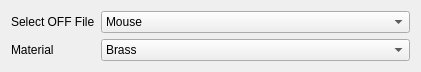
    <widget class="QWidget" name="layoutWidget">
     <property name="geometry">
      <rect>
       <x>10</x>
       <y>10</y>
       <width>421</width>
       <height>51</height>
      </rect>
     </property>
     <layout class="QFormLayout" name="formLayout_3">
      <item row="0" column="0">
       <widget class="QLabel" name="label_12">
        <property name="text">
         <string>Select OFF File</string>
        </property>
       </widget>
      </item>
      <item row="0" column="1">
       <widget class="QComboBox" name="modelComboBox">
        <item>
         <property name="text">
          <string>Mouse</string>
         </property>
        </item>
        <item>
         <property name="text">
          <string>Elephant</string>
         </property>
        </item>
        <item>
         <property name="text">
          <string>Sphere</string>
         </property>
        </item>
       </widget>
      </item>
      <item row="1" column="0">
       <widget class="QLabel" name="label_15">
        <property name="text">
         <string>Material</string>
        </property>
       </widget>
      </item>
      <item row="1" column="1">
       <widget class="QComboBox" name="materialCombo">
        <item>
         <property name="text">
          <string>Brass</string>
         </property>
        </item>
        <item>
         <property name="text">
          <string>Gold</string>
         </property>
        </item>
        <item>
         <property name="text">
          <string>Silver</string>
         </property>
        </item>
        <item>
         <property name="text">
          <string>Emerald</string>
         </property>
        </item>
        <item>
         <property name="text">
          <string>Pearl</string>
         </property>
        </item>
        <item>
         <property name="text">
          <string>Ruby</string>
         </property>
        </item>
        <item>
         <property name="text">
          <string>Turquoise</string>
         </property>
        </item>
       </widget>
      </item>
     </layout>
    </widget>
